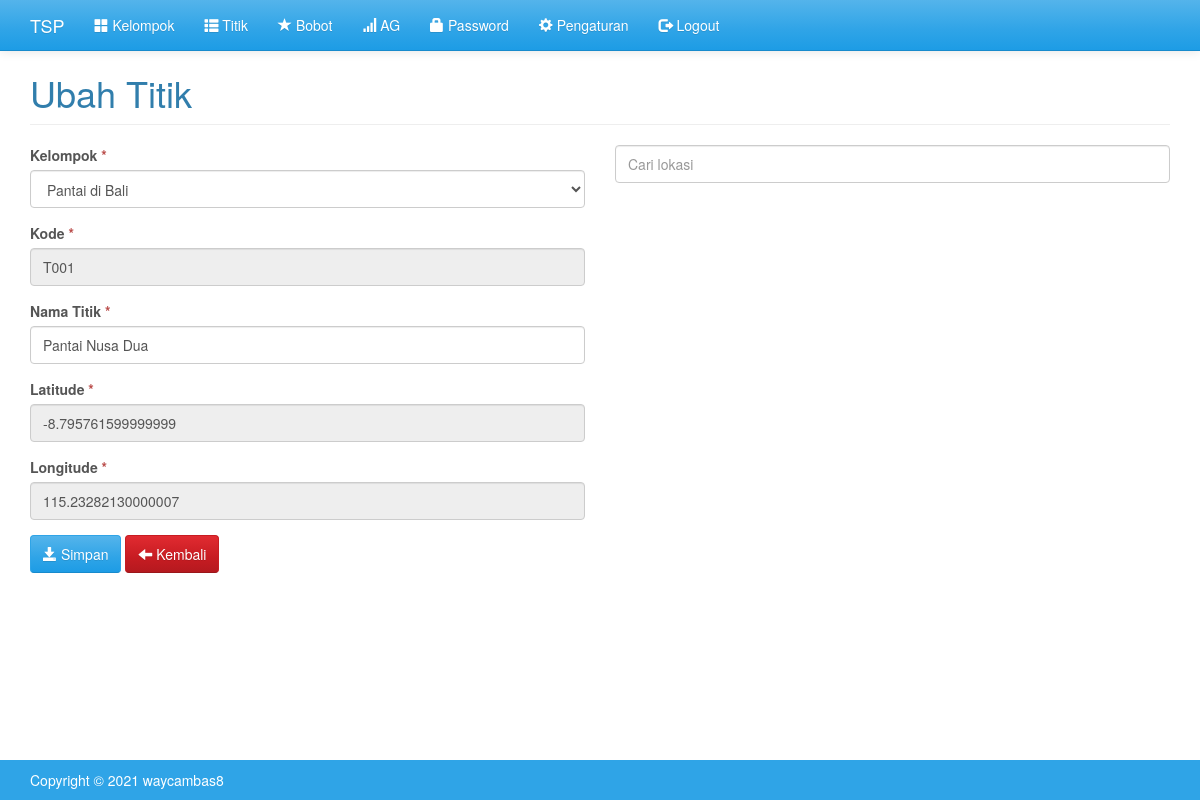
Page /index.php?m=titik_ubah&ID=T001 (signed in) on the committed database.
### tables this page shows
CREATE TABLE `tb_titik` (
  `kode_titik` varchar(16) NOT NULL,
  `nama_titik` varchar(255) DEFAULT NULL,
  `kode_kelompok` varchar(16) DEFAULT NULL,
  `lat` double DEFAULT NULL,
  `lng` double DEFAULT NULL,
  PRIMARY KEY (`kode_titik`)
);

### config.php (called while the page is built, shortened)
<?php
    $config["server"]='localhost';
    $config["username"]='root';
    $config["password"]='';
    $config["database_name"]='ayowarung';
    include'includes/db.php';
    $db = new DB($config['server'], $config['username'], $config['password'], $config['database_name']);
    include'includes/general.php';
?>

### includes/db.php (called while the page is built, shortened)
<?php
class DB{
    var $conn = null;
    public function __construct($host, $username, $passwd, $dbname){
        $this->conn = mysqli_connect($host, $username, $passwd, $dbname);
    }
    public function query($sql){
        $query = mysqli_query($this->conn, $sql) or die('<pre>Error mysqli_query: ' . mysqli_error($this->conn) . '<br />' . $sql . '</pre>');
        return $query;
    }
    public function get_row($sql){
        $query = $this->query($sql);
        return mysqli_fetch_object($query);
    }
    public function get_results($sql){
        $query = $this->query($sql);
        $arr = array();
        while($row = mysqli_fetch_object($query)){
            $arr[] = $row;
        }
        return $arr;
    }
}

### includes/general.php (called while the page is built, shortened)
<?php
function set_value($key = null, $default = null){
    return $default;
}

### titik_ubah.php (the view, shortened to what this page needs)
<?php
    $row = $db->get_row("SELECT * FROM tb_titik WHERE kode_titik='$_GET[ID]'");
?>
<div class="page-header">
    <h1>Ubah Titik</h1>
</div>
<form method="post" action="?m=titik_ubah&ID=<?=$row->kode_titik?>">
    <div class="row">
        <div class="col-sm-6">
            <div class="form-group">
                <label>Kelompok <span class="text-danger">*</span></label>
                <select class="form-control" name="kode_kelompok">
                    <?=get_kelompok_option(set_value('kode_kelompok', $row->kode_kelompok))?>
                </select>
            </div>
            <div class="form-group">
                <label>Kode <span class="text-danger">*</span></label>
                <input class="form-control" type="text" name="kode" readonly="readonly" value="<?=$row->kode_titik?>"/>
            </div>
            <div class="form-group">
                <label>Nama Titik <span class="text-danger">*</span></label>
                <input class="form-control" type="text" name="nama" value="<?=$row->nama_titik?>" id="nama"/>
            </div>
            <div class="form-group">
                <label>Latitude <span class="text-danger">*</span></label>
                <input class="form-control" type="text" name="lat" id="lat" value="<?=set_value('lat', $row->lat)?>" readonly=""/>
            </div>
            <div class="form-group">
                <label>Longitude <span class="text-danger">*</span></label>
                <input class="form-control" type="text" id="lng" name="lng" value="<?=set_value('lng', $row->lng)?>" readonly=""/>
            </div>
            <div class="form-group">
                <button class="btn btn-primary"><span class="glyphicon glyphicon-save"></span> Simpan</button>
                <a class="btn btn-danger" href="?m=titik"><span class="glyphicon glyphicon-arrow-left"></span> Kembali</a>
            </div>
        </div>
        <div class="col-sm-6">
            <div class="form-group">
                <input class="form-control" type="text" id="pac-input" placeholder="Cari lokasi" />
            </div>
            <div id="map" style="height: 400px;"></div>
        </div>
    </div>
</form>

### assets/css/general.css (style rules this page uses)
html { position: relative; min-height: 100%; }
body { margin-bottom: 70px; }
.page-header { margin-top: 0; padding-bottom: 0; }
.page-header h1 { margin-top: 0; }

### rows in the picture
tb_titik: kode "T001", nama "Pantai Nusa Dua", lat "-8.795761599999999", lng "115.23282130000007"

### other values in the picture
form field kode_kelompok "Pantai di Bali"
